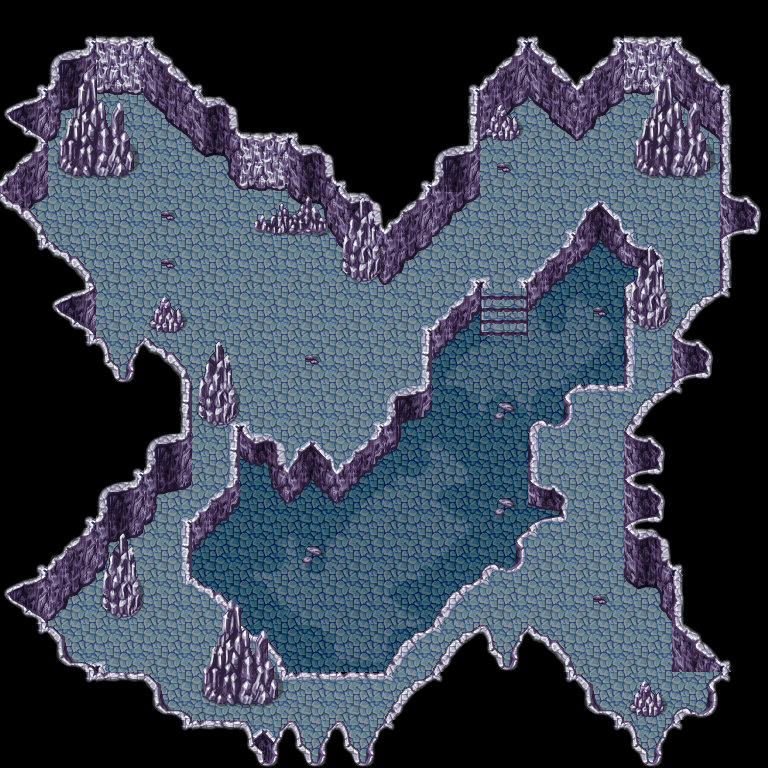

This game map was drawn from its Tiled (.tmx) file and the tilesets committed beside it. A one-line description and the full map source follow:
An orthogonal 16x16 tile map with 48x48 px tiles, 5 tile layers (1, 2, 3, 4, ...), 2 tilesets.

<map version="2017.05.26" orientation="orthogonal" renderorder="right-down" width="16" height="16" tilewidth="48" tileheight="48" nextobjectid="1">
 <tileset firstgid="1" source="../Tilesets/Crystal Cave.tsx" />
 <tileset firstgid="257" source="../Tilesets/Crystal Field.tsx" />
 <layer name="1" width="16" height="16">
  <data encoding="csv">
0,0,0,0,0,0,0,0,0,0,0,0,0,0,0,0,
0,0,0,0,0,0,0,0,0,0,0,0,0,0,0,0,
0,0,0,0,0,0,0,0,0,0,0,0,0,0,0,0,
0,0,0,0,0,0,0,0,0,0,0,0,0,0,0,0,
274,0,0,0,0,0,0,0,0,0,0,0,488,0,0,0,
0,0,0,0,0,0,0,0,0,0,488,488,488,488,488,0,
0,0,0,0,0,0,0,0,0,488,488,488,488,488,0,0,
0,0,0,0,0,0,0,0,488,488,488,488,488,488,0,0,
0,0,0,0,0,0,0,0,488,488,488,488,488,0,0,0,
0,0,0,0,488,488,488,488,488,488,488,488,0,0,0,0,
0,0,0,0,488,488,488,488,488,488,488,488,0,0,0,0,
0,0,0,0,488,488,488,488,488,488,488,0,0,0,0,0,
0,0,0,0,488,488,488,488,488,488,488,0,0,0,0,0,
0,0,0,0,488,488,488,488,488,488,0,0,0,0,0,0,
0,0,0,0,0,0,488,0,0,0,0,0,0,0,0,0,
0,0,0,0,0,0,0,0,0,0,0,0,0,0,0,0
</data>
 </layer>
 <layer name="2" width="16" height="16">
  <data encoding="csv">
0,0,0,0,0,0,0,0,0,0,0,0,0,0,0,0,
0,0,0,0,0,0,0,0,0,0,0,0,0,0,0,0,
0,0,0,0,0,0,0,0,0,0,0,0,0,0,0,0,
0,0,0,0,0,0,0,0,0,0,0,0,0,0,0,0,
67,0,0,0,0,0,0,0,0,0,0,0,0,0,0,0,
0,0,0,0,0,0,0,0,0,0,0,0,0,0,0,0,
0,0,0,0,0,0,0,0,0,0,332,333,331,0,0,0,
0,0,0,0,0,0,0,0,0,329,335,352,363,0,0,0,
0,0,0,0,0,0,0,0,0,364,365,366,0,0,0,0,
0,0,0,0,0,0,0,0,332,331,0,0,0,0,0,0,
0,0,0,0,0,0,0,329,335,350,0,0,0,0,0,0,
0,0,0,0,0,332,333,335,352,363,0,0,0,0,0,0,
0,0,0,0,0,361,351,349,350,0,0,0,0,0,0,0,
0,0,0,0,0,0,364,362,366,0,0,0,0,0,0,0,
0,0,0,0,0,0,0,0,0,0,0,0,0,0,65,0,
0,0,0,0,0,0,0,0,0,0,0,0,0,0,0,0
</data>
 </layer>
 <layer name="3" width="16" height="16">
  <data encoding="csv">
0,260,258,261,262,0,0,0,0,0,0,260,261,258,262,0,
260,389,277,277,278,0,0,0,0,0,260,389,274,274,390,259,
276,274,274,274,390,262,0,0,260,258,389,277,274,277,277,275,
0,274,274,274,274,390,262,257,389,274,277,274,274,274,274,275,
0,277,274,277,274,277,390,389,274,277,277,406,293,405,277,390,
0,274,274,274,274,274,277,277,274,406,486,354,341,357,277,406,
276,277,277,274,277,277,277,274,406,354,376,339,0,273,277,278,
292,405,277,274,274,274,274,277,275,339,0,0,0,273,274,275,
0,273,277,274,406,405,274,406,356,0,0,260,258,389,406,294,
0,289,405,277,275,355,293,354,342,0,0,273,274,277,278,0,
0,260,389,406,354,340,341,339,0,0,0,357,274,406,291,0,
260,389,277,275,339,0,0,0,0,0,260,389,277,278,0,0,
276,277,274,390,259,0,0,0,0,257,389,277,277,390,259,0,
276,406,405,274,390,259,0,0,257,389,406,405,277,274,390,262,
292,291,289,405,277,390,258,258,389,406,294,292,405,274,277,275,
0,0,0,289,293,293,405,277,277,278,0,0,289,290,293,294
</data>
 </layer>
 <layer name="4" width="16" height="16">
  <data encoding="csv">
21,150,34,149,21,18,18,18,18,18,150,149,150,34,149,21,
150,38,66,33,149,18,21,21,21,150,35,33,35,322,33,149,
22,70,0,65,36,34,149,21,21,19,323,321,323,0,321,17,
35,0,0,0,324,322,36,149,150,38,0,0,0,0,0,17,
3,0,0,0,0,0,324,36,35,323,0,0,0,0,0,20,
134,3,0,0,0,0,0,324,323,0,0,0,0,0,0,17,
18,22,0,0,0,0,0,0,0,0,0,0,0,0,1,133,
18,134,5,3,0,0,0,0,0,0,0,0,0,0,20,21,
21,21,21,19,0,0,0,0,0,0,0,0,0,1,133,21,
21,18,150,38,0,0,0,0,0,0,0,0,0,20,18,18,
18,150,38,70,0,0,0,0,0,0,0,0,0,20,18,21,
150,35,70,0,0,0,0,0,0,0,0,0,0,36,149,21,
22,67,0,0,0,0,0,0,0,0,0,0,0,68,17,21,
134,6,0,0,0,0,0,0,0,1,5,3,0,0,33,149,
21,134,2,6,0,0,0,0,1,133,18,134,6,0,4,133,
18,18,18,134,2,5,5,5,133,21,18,18,134,5,133,18
</data>
 </layer>
 <layer name="5" width="16" height="16">
  <data encoding="csv">
0,0,0,0,0,0,0,0,0,0,0,0,0,0,0,0,
0,265,266,0,0,0,0,0,0,0,0,0,0,265,266,0,
0,281,282,0,0,0,0,0,0,0,299,0,0,281,282,0,
0,297,298,0,0,0,0,0,0,0,284,0,0,297,298,0,
0,0,0,284,0,300,301,267,0,0,0,0,0,0,0,0,
0,0,0,284,0,0,0,283,0,0,0,0,0,267,0,0,
0,0,0,299,0,0,0,0,0,0,0,0,284,283,0,0,
0,0,0,0,267,0,284,0,0,0,0,0,0,0,0,0,
0,0,0,0,283,0,0,0,0,0,268,0,0,0,0,0,
0,0,0,0,0,0,0,0,0,0,0,0,0,0,0,0,
0,0,0,0,0,0,0,0,0,0,268,0,0,0,0,0,
0,0,267,0,0,0,268,0,0,0,0,0,0,0,0,0,
0,0,283,0,265,266,0,0,0,0,0,0,284,0,0,0,
0,0,0,0,281,282,0,0,0,0,0,0,0,0,0,0,
0,0,0,0,297,298,0,0,0,0,0,0,0,299,0,0,
0,0,0,0,0,0,0,0,0,0,0,0,0,0,0,0
</data>
 </layer>
</map>
